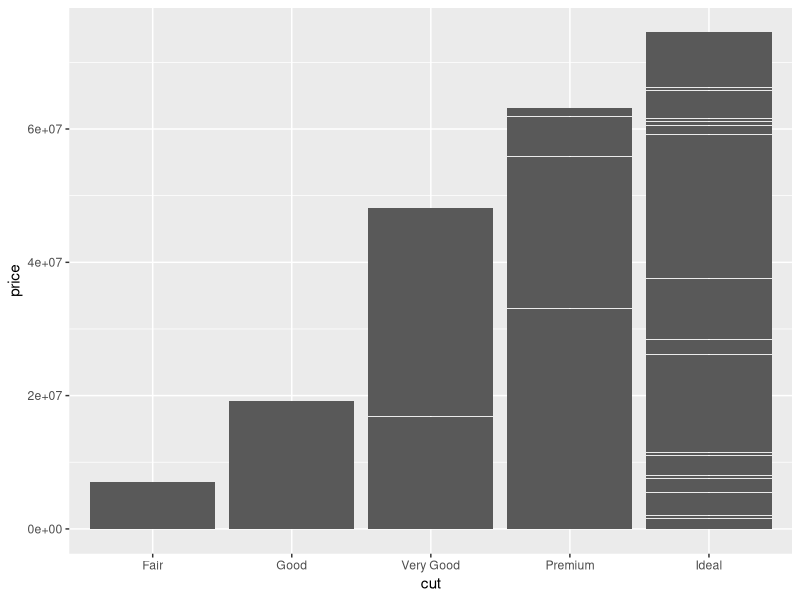
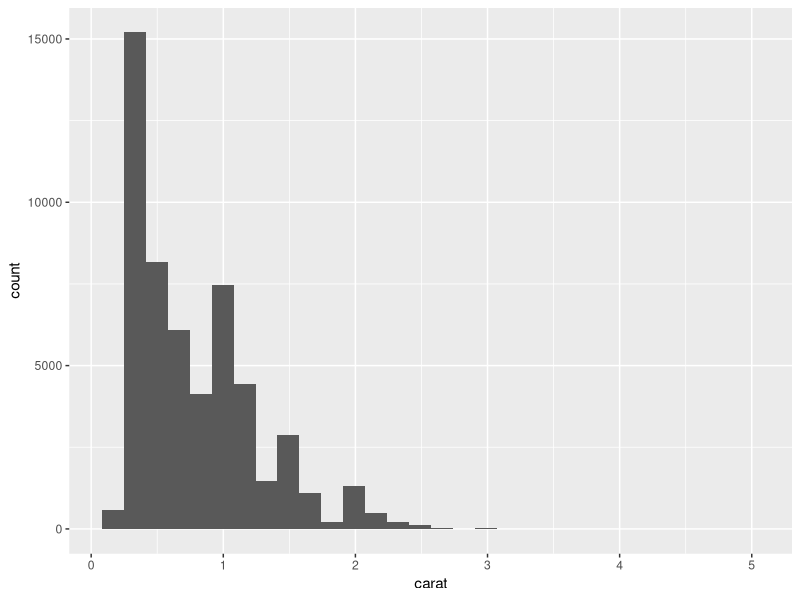
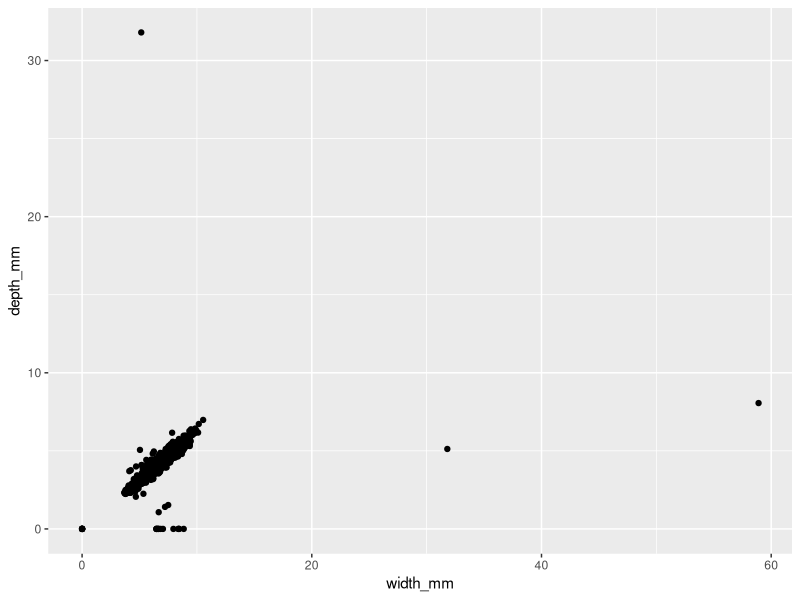

Write R code to recreate these figures, in order. (Note: this script raises an error after producing the figures.)
## ---- chunk 1
library(tidyverse) 
library(ggplot2)
## ---- chunk 2
diamonds <- diamonds %>% rename(
    depth_pct = depth,
    length_mm = x,
    width_mm = y,
    depth_mm = z,
    table_pct = table
  )
## ---- chunk 3
diamonds %>%
  group_by(length_mm, width_mm, depth_mm) %>%
  summarise(freq = n())     #Checking for how many diamonds have and dimension of 0

DiamondsDimensions <- diamonds %>%
  filter(length_mm > 0.00) %>%
  filter(width_mm > 0.00) %>%
  filter(depth_mm > 0.00)
  
DiamondsDimensions %>%
  group_by(length_mm, width_mm, depth_mm) %>%
  summarise(freq = n())     #No longer any dimensions with the value 0

DiamondsDimensions %>%
  ggplot(mapping = aes(x = cut, y = price)) +
  geom_bar(stat = "identity")  

ggplot(diamonds) + 
  geom_histogram(aes(x = carat))

ggplot(data = diamonds,
       mapping = aes(x = width_mm,
                     y = depth_mm)) +
  geom_point()

## ---- chunk 4

diamonds <- diamonds %>%
  mutate(table_mm = table_pct * width_mm / 100)

diamonds %>%
  group_by(clarity) %>%
  













## ---- chunk 5
# calculate the arithmetic mean across all numeric variables




## ---- chunk 6
# Write gmean() command



## ---- chunk 7

test_data <- list(
  test1 = c(2.1, 3.8, 4.2),
  test2 = c(1, 10, 100, 1000),
  test3 = c(0, 1, 4),
  test4 = c(0.38,  0.94, -1.56),
  test5 = c(TRUE, TRUE),
  test6 = c("6", "7", "8")
)


# Create for loop to test gmean() on the above examples


## ---- chunk 8
# Copy gmean() from Ex 3 and edit it to check the input





# Copy your code from Ex 4 to test your new command





## ---- chunk 9
# replicate the for loop from Ex 4 using the map (or a similar) function

## ---- chunk 10
# Overall table_mm arithmetic mean, median, and geometric mean?






# Arithmetic mean, median, and geometric mean of table_mm within each clarity category






## ---- chunk 11
# Create gmean2() that computes the geometric mean 
#   that uses the original definition






## ---- chunk 12
# Create a function that computes the harmonic mean







